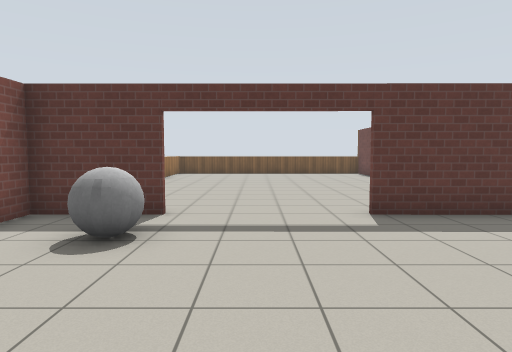
View 1 (above)

18 first-person views from a walk through a robot-simulator world made for Gazebo. The camera is 1.2 m above the floor, tilts 4° down and sees 75° across. The floor is counted in squares, 1 m on a side. Each view is taken from the middle of a square. On the plan, view 1 faces up. The plan holds only what a view shows up to about 13 squares ahead; the rest is blank. Simple patterns stand in for the simulator's built-in surfaces.

View 2
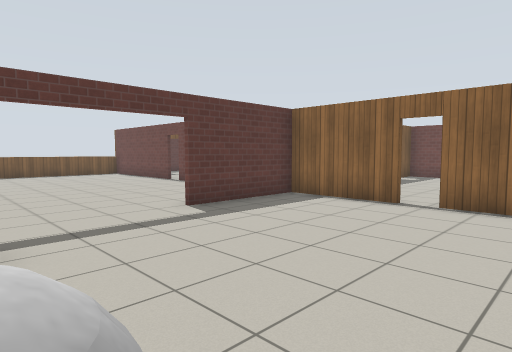

View 3
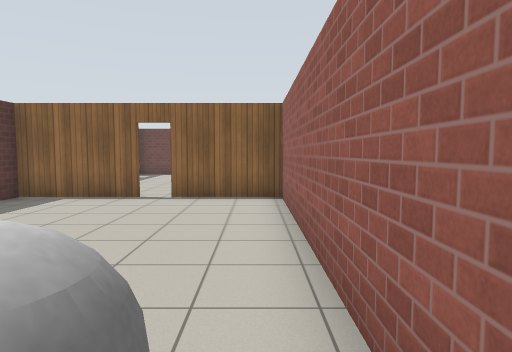

View 4
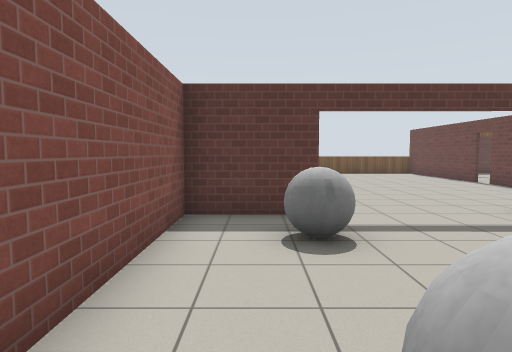

View 5
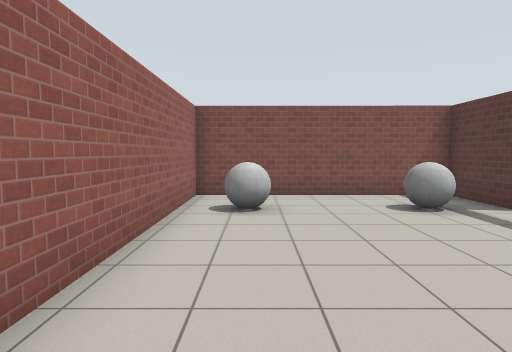

View 6
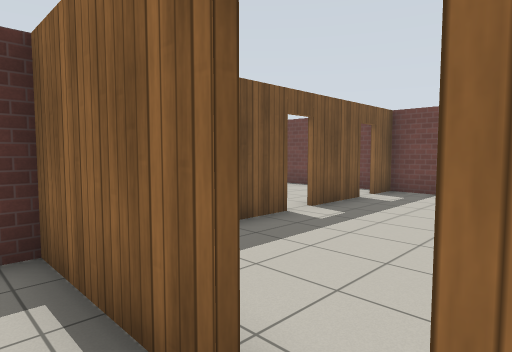

View 7
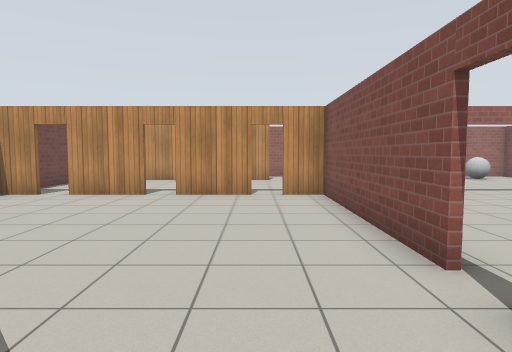

View 8
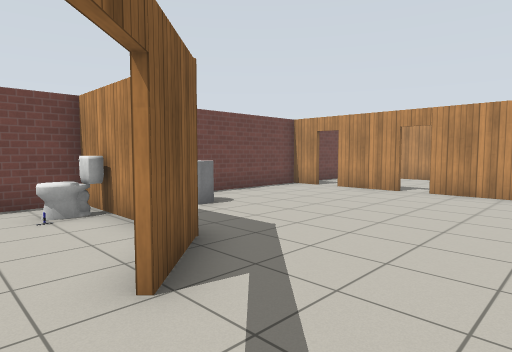

View 9
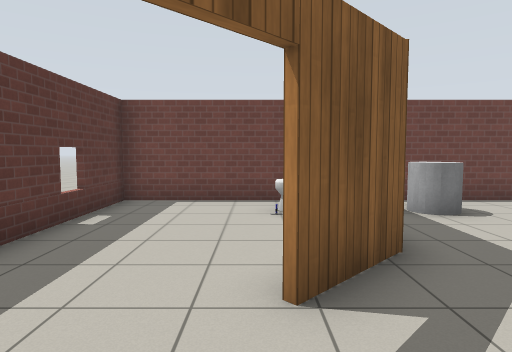

View 10
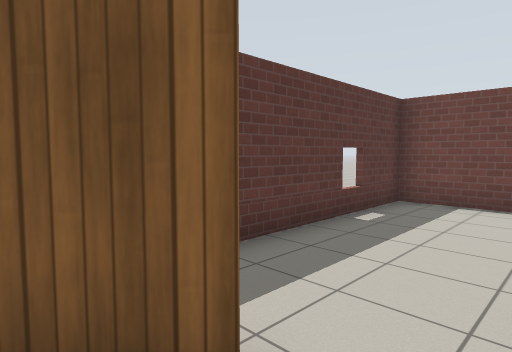

View 11
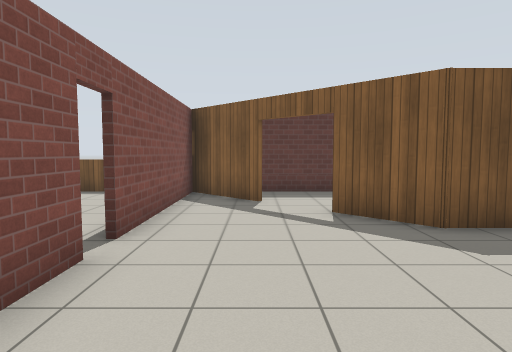

View 12
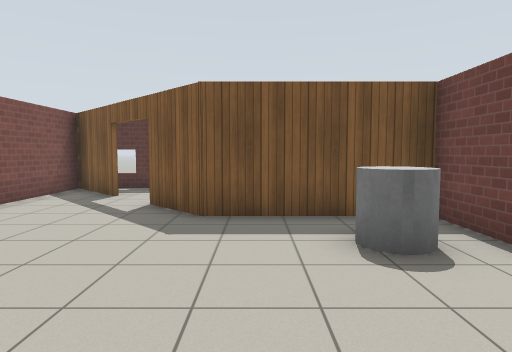

View 13
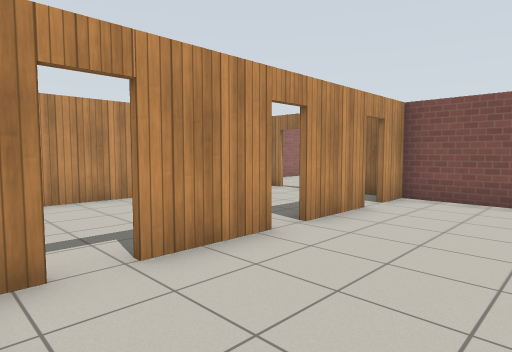

View 14
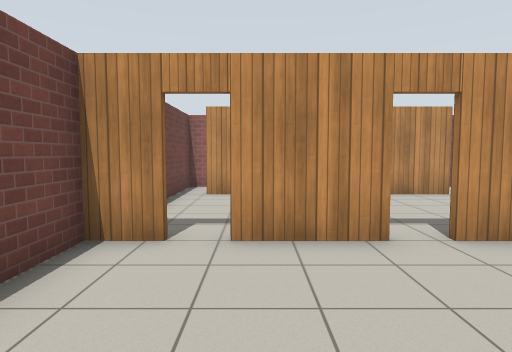

View 15
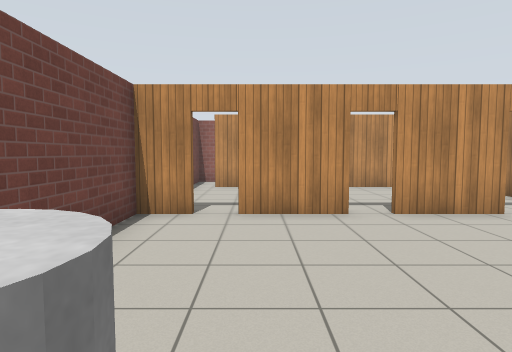

View 16
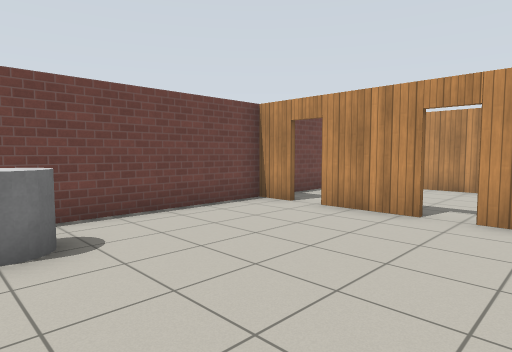

View 17
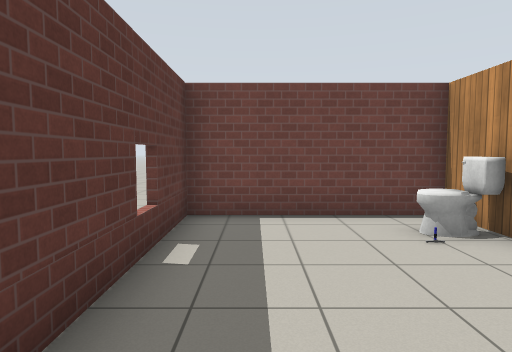

View 18
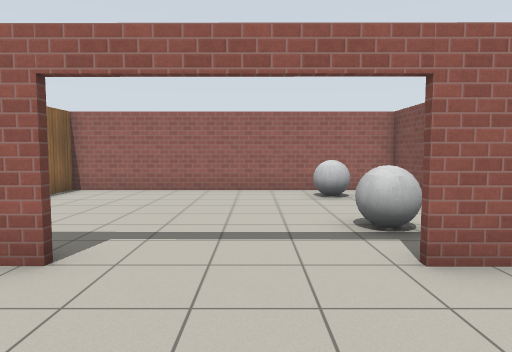

### Floor plan
Points are (right, up) in squares from view 1. A wall is a line through its corners. A room is listed if a view was taken in it or the views show most of it. See-through windows are left out.
Room 1 (views 1, 2, 3, 4, 5, 6)
walls: (-1.7, 6.4) (-4.4, 6.4) (-4.4, -0.7) (6.3, -0.7); (5.9, 3.1) (5.9, 6.4); (6.1, 6.4) (2.2, 6.4); (5.9, -0.8) (5.9, 2.4)
ways out: open door at (0.5, 6.5) to room 4; open door at (6, 3) to room 5
objects: grey ball (-2, 1); grey ball (-2, 4) to (-2, 5)
Room 2 (views 7, 8, 9, 10, 11, 12, 13, 14, 15, 16)
walls: (11.1, 6.5) (13.4, 6.5); (6.1, 12.7) (6.1, 6.4); (8.1, 6.5) (10.4, 6.5); (14.1, 6.5) (15.3, 6.5) (15.3, 14.2) (11, 14.2) (9.5, 15.8); (6.1, 6.5) (7.3, 6.5); (8.1, 17.1) (6.1, 19.2) (6.1, 13.5)
ways out: open door at (8.7, 16.7) to room 3; open door at (6, 13) to room 4; open door at (7.5, 6.5) to room 5; open door at (14, 6.5) to room 5; gap at (10.7, 6.3) to room 5
objects: grey cylinder (14, 12) to (14, 13)
Room 3 (view 17)
walls: (12.6, 14.4) (15.3, 14.4) (15.3, 19.3) (7.2, 19.3)
ways out: open door at (8.7, 16.7) to room 2
objects: other object (13, 16); toilet (14, 15)
Room 4 (view 18)
walls: (5.9, 11.5) (5.9, 12.7); (2.1, 6.5) (2.8, 6.5); (-2.7, 6.5) (-1.7, 6.5)
ways out: open door at (0.5, 6.5) to room 1; open door at (6, 13) to room 2
Room 5 (no view inside)
walls: (10.4, 6.4) (8.9, 6.4); (7.4, 1.4) (14.5, 1.4); (13.4, 6.3) (11.2, 6.4); (6.1, 5.9) (6.1, 3.7); (15.3, 1) (15.3, 6.3) (14.2, 6.3)
ways out: open door at (6, 3) to room 1; open door at (7.5, 6.5) to room 2; open door at (14, 6.5) to room 2; gap at (10.7, 6.3) to room 2

Where each view was taken, in squares from view 1:
view 1: 0 up, 0 right, facing up
view 2: 0 up, 2 left, facing up-right
view 3: 0 up, 3 left, facing right
view 4: 0 up, 3 left, facing up
view 5: 1 up, 5 right, facing left
view 6: 2 up, 5 right, facing up-right
view 7: 16 up, 8 right, facing down
view 8: 17 up, 7 right, facing down-right
view 9: 16 up, 7 right, facing right
view 10: 16 up, 7 right, facing up-right
view 11: 9 up, 8 right, facing up
view 12: 8 up, 12 right, facing up
view 13: 10 up, 15 right, facing down-left
view 14: 11 up, 13 right, facing down
view 15: 13 up, 13 right, facing down
view 16: 13 up, 9 right, facing down-right
view 17: 18 up, 9 right, facing right
view 18: 10 up, 0 right, facing down
